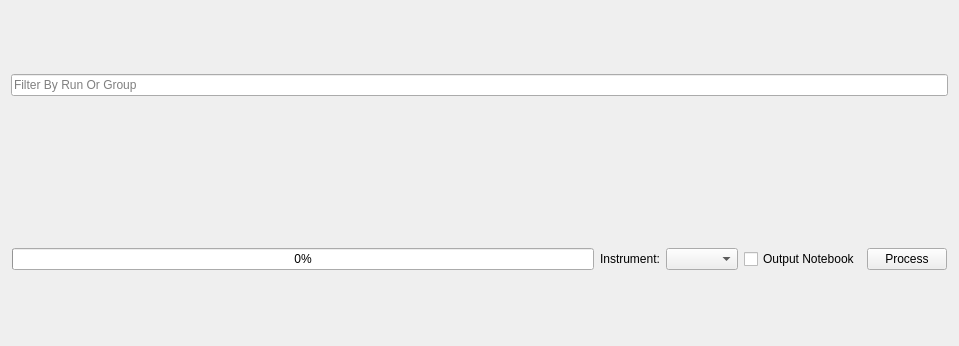
<?xml version="1.0" encoding="UTF-8"?>
<ui version="4.0">
 <class>BatchView</class>
 <widget class="QWidget" name="BatchView">
  <property name="geometry">
   <rect>
    <x>0</x>
    <y>0</y>
    <width>959</width>
    <height>346</height>
   </rect>
  </property>
  <layout class="QVBoxLayout" name="mainLayout">
   <item>
    <widget class="QLineEdit" name="filterBox">
     <property name="placeholderText">
      <string>Filter By Run Or Group</string>
     </property>
    </widget>
   </item>
   <item>
    <widget class="QToolBar" name="toolBar">
     <property name="styleSheet">
      <string>QToolBar{border: none;}</string>
     </property>
    </widget>
   </item>
   <item>
    <layout class="QHBoxLayout" name="rowButtonsLayout">
     <property name="leftMargin">
      <number>1</number>
     </property>
     <property name="topMargin">
      <number>1</number>
     </property>
     <property name="rightMargin">
      <number>1</number>
     </property>
     <property name="bottomMargin">
      <number>1</number>
     </property>
     <item>
      <widget class="QProgressBar" name="progressBar">
       <property name="toolTip">
        <string>The progress through processing the current reduction.</string>
       </property>
       <property name="whatsThis">
        <string>Shows the current progress when processing.</string>
       </property>
       <property name="value">
        <number>0</number>
       </property>
      </widget>
     </item>
     <item>
      <widget class="QLabel" name="instrumentLabel">
       <property name="text">
        <string>Instrument:</string>
       </property>
      </widget>
     </item>
     <item>
      <widget class="QComboBox" name="instrumentSelector">
       <property name="sizePolicy">
        <sizepolicy hsizetype="Minimum" vsizetype="Fixed">
         <horstretch>0</horstretch>
         <verstretch>0</verstretch>
        </sizepolicy>
       </property>
       <property name="toolTip">
        <string>Select the instrument to assume for fetching runs</string>
       </property>
       <property name="whatsThis">
        <string>Specifies the instrument that data being processed was generated by. This is used to help identify the correct data to load when given sample run numbers to process.</string>
       </property>
      </widget>
     </item>
     <item>
      <widget class="QCheckBox" name="notebookCheckbox">
       <property name="toolTip">
        <string>Whether to generate a python notebook when performing a reduction</string>
       </property>
       <property name="text">
        <string>Output Notebook</string>
       </property>
      </widget>
     </item>
     <item>
      <widget class="QPushButton" name="processButton">
       <property name="toolTip">
        <string>Begin reducing the data in the table</string>
       </property>
       <property name="text">
        <string>Process</string>
       </property>
       <property name="icon">
        <iconset>
         <normaloff>:/stat_rows.png</normaloff>:/stat_rows.png</iconset>
       </property>
      </widget>
     </item>
    </layout>
   </item>
  </layout>
 </widget>
 <resources>
  <include location="../../widgets/common/MantidPlot/icons/icons.qrc"/>
 </resources>
 <connections/>
</ui>
